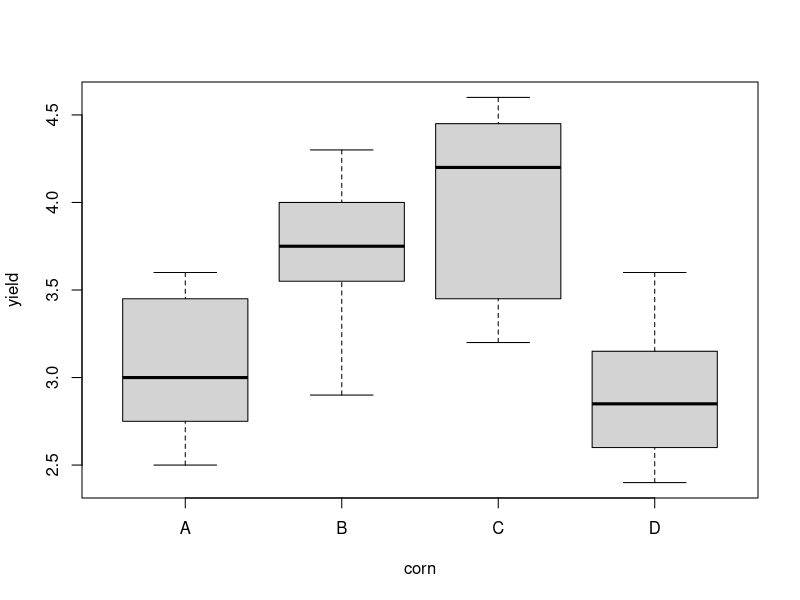

Source code (R):
### HW 3

## 8.32

corn <- read.table(file="data/512hw03_prob1.txt", header=TRUE)
print(corn)
## a)
tapply(corn$yield, corn$corn, mean)
tapply(corn$yield, corn$corn, sd)

## b) find a 95% confidence interval for the mean yield for each corn variety
corn_means <- tapply(corn$yield, corn$corn, mean)
corn_stds <- tapply(corn$yield, corn$corn, sd)
t_star <- qt(0.975, 7)
typeA <- corn_means[1] + c(1,-1)*t_star*(corn_stds[1]/sqrt(7))
typeB <- corn_means[2] + c(1,-1)*t_star*(corn_stds[2]/sqrt(7))
typeC <- corn_means[3] + c(1,-1)*t_star*(corn_stds[3]/sqrt(7))
typeD <- corn_means[4] + c(1,-1)*t_star*(corn_stds[4]/sqrt(7))
cbind(typeA, typeB, typeC, typeD)

boxplot(yield ~ corn, data=corn)

## c)
o <- lm(yield ~ corn, data = corn)
summary(o)